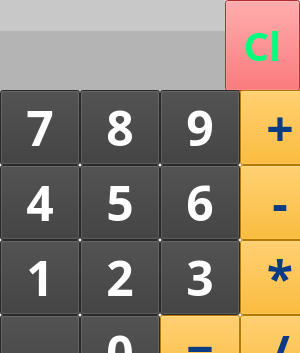
<?xml version="1.0" encoding="UTF-8"?>
<ui version="4.0">
 <class>MainWindow</class>
 <widget class="QMainWindow" name="MainWindow">
  <property name="geometry">
   <rect>
    <x>0</x>
    <y>0</y>
    <width>300</width>
    <height>353</height>
   </rect>
  </property>
  <property name="sizePolicy">
   <sizepolicy hsizetype="Preferred" vsizetype="Preferred">
    <horstretch>0</horstretch>
    <verstretch>0</verstretch>
   </sizepolicy>
  </property>
  <property name="minimumSize">
   <size>
    <width>300</width>
    <height>353</height>
   </size>
  </property>
  <property name="maximumSize">
   <size>
    <width>300</width>
    <height>353</height>
   </size>
  </property>
  <property name="font">
   <font>
    <family>Bahnschrift SemiLight</family>
    <pointsize>22</pointsize>
   </font>
  </property>
  <property name="windowTitle">
   <string>Calculator</string>
  </property>
  <property name="styleSheet">
   <string notr="true"/>
  </property>
  <property name="locale">
   <locale language="English" country="UnitedStates"/>
  </property>
  <widget class="QWidget" name="centralwidget">
   <widget class="QLabel" name="l1">
    <property name="geometry">
     <rect>
      <x>0</x>
      <y>30</y>
      <width>225</width>
      <height>61</height>
     </rect>
    </property>
    <property name="font">
     <font>
      <family>Bahnschrift SemiLight</family>
      <pointsize>22</pointsize>
     </font>
    </property>
    <property name="styleSheet">
     <string notr="true">background-color: rgb(180, 180, 180);border-color: rgb(0, 0, 0);</string>
    </property>
    <property name="text">
     <string/>
    </property>
    <property name="alignment">
     <set>Qt::AlignRight|Qt::AlignTrailing|Qt::AlignVCenter</set>
    </property>
   </widget>
   <widget class="QLabel" name="l2">
    <property name="geometry">
     <rect>
      <x>0</x>
      <y>0</y>
      <width>225</width>
      <height>31</height>
     </rect>
    </property>
    <property name="font">
     <font>
      <family>Bahnschrift SemiLight</family>
      <pointsize>15</pointsize>
     </font>
    </property>
    <property name="styleSheet">
     <string notr="true">background-color: rgb(200, 200, 200);</string>
    </property>
    <property name="frameShadow">
     <enum>QFrame::Plain</enum>
    </property>
    <property name="text">
     <string/>
    </property>
    <property name="alignment">
     <set>Qt::AlignBottom|Qt::AlignRight|Qt::AlignTrailing</set>
    </property>
   </widget>
   <widget class="QPushButton" name="bcl">
    <property name="geometry">
     <rect>
      <x>225</x>
      <y>0</y>
      <width>75</width>
      <height>91</height>
     </rect>
    </property>
    <property name="font">
     <font>
      <pointsize>30</pointsize>
      <weight>75</weight>
      <bold>true</bold>
     </font>
    </property>
    <property name="styleSheet">
     <string notr="true">background-color: rgb(255, 61, 64);color: rgb(0, 255, 127);</string>
    </property>
    <property name="text">
     <string>Cl</string>
    </property>
   </widget>
   <widget class="QWidget" name="gridLayoutWidget">
    <property name="geometry">
     <rect>
      <x>0</x>
      <y>90</y>
      <width>341</width>
      <height>291</height>
     </rect>
    </property>
    <layout class="QGridLayout" name="gridLayout">
     <property name="sizeConstraint">
      <enum>QLayout::SetFixedSize</enum>
     </property>
     <property name="spacing">
      <number>0</number>
     </property>
     <item row="2" column="3">
      <widget class="QPushButton" name="b3">
       <property name="sizePolicy">
        <sizepolicy hsizetype="Maximum" vsizetype="Maximum">
         <horstretch>0</horstretch>
         <verstretch>0</verstretch>
        </sizepolicy>
       </property>
       <property name="font">
        <font>
         <family>Bahnschrift SemiLight</family>
         <pointsize>36</pointsize>
         <weight>75</weight>
         <bold>true</bold>
        </font>
       </property>
       <property name="styleSheet">
        <string notr="true">color :  rgb(255, 255, 255);background-color : rgb(58, 58, 58)</string>
       </property>
       <property name="text">
        <string>3</string>
       </property>
      </widget>
     </item>
     <item row="2" column="4">
      <widget class="QPushButton" name="bmul">
       <property name="sizePolicy">
        <sizepolicy hsizetype="Maximum" vsizetype="Maximum">
         <horstretch>0</horstretch>
         <verstretch>0</verstretch>
        </sizepolicy>
       </property>
       <property name="font">
        <font>
         <family>Bahnschrift SemiLight</family>
         <pointsize>36</pointsize>
         <weight>75</weight>
         <bold>true</bold>
        </font>
       </property>
       <property name="autoFillBackground">
        <bool>false</bool>
       </property>
       <property name="styleSheet">
        <string notr="true">background-color: rgb(255, 170, 0);color: rgb(9, 58, 132);</string>
       </property>
       <property name="text">
        <string>*</string>
       </property>
      </widget>
     </item>
     <item row="0" column="0">
      <widget class="QPushButton" name="b7">
       <property name="sizePolicy">
        <sizepolicy hsizetype="Maximum" vsizetype="Maximum">
         <horstretch>0</horstretch>
         <verstretch>0</verstretch>
        </sizepolicy>
       </property>
       <property name="font">
        <font>
         <family>Bahnschrift SemiLight</family>
         <pointsize>36</pointsize>
         <weight>75</weight>
         <bold>true</bold>
        </font>
       </property>
       <property name="styleSheet">
        <string notr="true">color :  rgb(255, 255, 255);background-color : rgb(58, 58, 58);selection-background-color: rgb(0, 170, 255);selection-color: rgb(0, 120, 215);</string>
       </property>
       <property name="text">
        <string>7</string>
       </property>
      </widget>
     </item>
     <item row="1" column="0">
      <widget class="QPushButton" name="b4">
       <property name="sizePolicy">
        <sizepolicy hsizetype="Maximum" vsizetype="Maximum">
         <horstretch>0</horstretch>
         <verstretch>0</verstretch>
        </sizepolicy>
       </property>
       <property name="font">
        <font>
         <family>Bahnschrift SemiLight</family>
         <pointsize>36</pointsize>
         <weight>75</weight>
         <bold>true</bold>
        </font>
       </property>
       <property name="styleSheet">
        <string notr="true">color :  rgb(255, 255, 255);background-color : rgb(58, 58, 58)</string>
       </property>
       <property name="text">
        <string>4</string>
       </property>
      </widget>
     </item>
     <item row="0" column="3">
      <widget class="QPushButton" name="b9">
       <property name="sizePolicy">
        <sizepolicy hsizetype="Maximum" vsizetype="Maximum">
         <horstretch>0</horstretch>
         <verstretch>0</verstretch>
        </sizepolicy>
       </property>
       <property name="font">
        <font>
         <family>Bahnschrift SemiLight</family>
         <pointsize>36</pointsize>
         <weight>75</weight>
         <bold>true</bold>
        </font>
       </property>
       <property name="styleSheet">
        <string notr="true">color :  rgb(255, 255, 255);background-color : rgb(58, 58, 58)</string>
       </property>
       <property name="text">
        <string>9</string>
       </property>
      </widget>
     </item>
     <item row="2" column="1">
      <widget class="QPushButton" name="b2">
       <property name="sizePolicy">
        <sizepolicy hsizetype="Maximum" vsizetype="Maximum">
         <horstretch>0</horstretch>
         <verstretch>0</verstretch>
        </sizepolicy>
       </property>
       <property name="font">
        <font>
         <family>Bahnschrift SemiLight</family>
         <pointsize>36</pointsize>
         <weight>75</weight>
         <bold>true</bold>
        </font>
       </property>
       <property name="styleSheet">
        <string notr="true">color :  rgb(255, 255, 255);background-color : rgb(58, 58, 58)</string>
       </property>
       <property name="text">
        <string>2</string>
       </property>
      </widget>
     </item>
     <item row="3" column="3">
      <widget class="QPushButton" name="beq">
       <property name="sizePolicy">
        <sizepolicy hsizetype="Maximum" vsizetype="Maximum">
         <horstretch>0</horstretch>
         <verstretch>0</verstretch>
        </sizepolicy>
       </property>
       <property name="palette">
        <palette>
         <active>
          <colorrole role="WindowText">
           <brush brushstyle="SolidPattern">
            <color alpha="255">
             <red>9</red>
             <green>58</green>
             <blue>132</blue>
            </color>
           </brush>
          </colorrole>
          <colorrole role="Button">
           <brush brushstyle="SolidPattern">
            <color alpha="255">
             <red>255</red>
             <green>170</green>
             <blue>0</blue>
            </color>
           </brush>
          </colorrole>
          <colorrole role="Text">
           <brush brushstyle="SolidPattern">
            <color alpha="255">
             <red>9</red>
             <green>58</green>
             <blue>132</blue>
            </color>
           </brush>
          </colorrole>
          <colorrole role="ButtonText">
           <brush brushstyle="SolidPattern">
            <color alpha="255">
             <red>9</red>
             <green>58</green>
             <blue>132</blue>
            </color>
           </brush>
          </colorrole>
          <colorrole role="Base">
           <brush brushstyle="SolidPattern">
            <color alpha="255">
             <red>255</red>
             <green>170</green>
             <blue>0</blue>
            </color>
           </brush>
          </colorrole>
          <colorrole role="Window">
           <brush brushstyle="SolidPattern">
            <color alpha="255">
             <red>255</red>
             <green>170</green>
             <blue>0</blue>
            </color>
           </brush>
          </colorrole>
          <colorrole role="PlaceholderText">
           <brush brushstyle="NoBrush">
            <color alpha="128">
             <red>9</red>
             <green>58</green>
             <blue>132</blue>
            </color>
           </brush>
          </colorrole>
         </active>
         <inactive>
          <colorrole role="WindowText">
           <brush brushstyle="SolidPattern">
            <color alpha="255">
             <red>9</red>
             <green>58</green>
             <blue>132</blue>
            </color>
           </brush>
          </colorrole>
          <colorrole role="Button">
           <brush brushstyle="SolidPattern">
            <color alpha="255">
             <red>255</red>
             <green>170</green>
             <blue>0</blue>
            </color>
           </brush>
          </colorrole>
          <colorrole role="Text">
           <brush brushstyle="SolidPattern">
            <color alpha="255">
             <red>9</red>
             <green>58</green>
             <blue>132</blue>
            </color>
           </brush>
          </colorrole>
          <colorrole role="ButtonText">
           <brush brushstyle="SolidPattern">
            <color alpha="255">
             <red>9</red>
             <green>58</green>
             <blue>132</blue>
            </color>
           </brush>
          </colorrole>
          <colorrole role="Base">
           <brush brushstyle="SolidPattern">
            <color alpha="255">
             <red>255</red>
             <green>170</green>
             <blue>0</blue>
            </color>
           </brush>
          </colorrole>
          <colorrole role="Window">
           <brush brushstyle="SolidPattern">
            <color alpha="255">
             <red>255</red>
             <green>170</green>
             <blue>0</blue>
            </color>
           </brush>
          </colorrole>
          <colorrole role="PlaceholderText">
           <brush brushstyle="NoBrush">
            <color alpha="128">
             <red>9</red>
             <green>58</green>
             <blue>132</blue>
            </color>
           </brush>
          </colorrole>
         </inactive>
         <disabled>
          <colorrole role="WindowText">
           <brush brushstyle="SolidPattern">
            <color alpha="255">
             <red>9</red>
             <green>58</green>
             <blue>132</blue>
            </color>
           </brush>
          </colorrole>
          <colorrole role="Button">
           <brush brushstyle="SolidPattern">
            <color alpha="255">
             <red>255</red>
             <green>170</green>
             <blue>0</blue>
            </color>
           </brush>
          </colorrole>
          <colorrole role="Text">
           <brush brushstyle="SolidPattern">
            <color alpha="255">
             <red>9</red>
             <green>58</green>
             <blue>132</blue>
            </color>
           </brush>
          </colorrole>
          <colorrole role="ButtonText">
           <brush brushstyle="SolidPattern">
            <color alpha="255">
             <red>9</red>
             <green>58</green>
             <blue>132</blue>
            </color>
           </brush>
          </colorrole>
          <colorrole role="Base">
           <brush brushstyle="SolidPattern">
            <color alpha="255">
             <red>255</red>
             <green>170</green>
             <blue>0</blue>
            </color>
           </brush>
          </colorrole>
          <colorrole role="Window">
           <brush brushstyle="SolidPattern">
            <color alpha="255">
             <red>255</red>
             <green>170</green>
             <blue>0</blue>
            </color>
           </brush>
          </colorrole>
          <colorrole role="PlaceholderText">
           <brush brushstyle="NoBrush">
            <color alpha="128">
             <red>9</red>
             <green>58</green>
             <blue>132</blue>
            </color>
           </brush>
          </colorrole>
         </disabled>
        </palette>
       </property>
       <property name="font">
        <font>
         <family>Bahnschrift SemiLight</family>
         <pointsize>36</pointsize>
         <weight>75</weight>
         <bold>true</bold>
        </font>
       </property>
       <property name="styleSheet">
        <string notr="true">background-color: rgb(255, 170, 0);color: rgb(9, 58, 132);</string>
       </property>
       <property name="text">
        <string>=</string>
       </property>
      </widget>
     </item>
     <item row="1" column="4">
      <widget class="QPushButton" name="bminus">
       <property name="sizePolicy">
        <sizepolicy hsizetype="Maximum" vsizetype="Maximum">
         <horstretch>0</horstretch>
         <verstretch>0</verstretch>
        </sizepolicy>
       </property>
       <property name="font">
        <font>
         <family>Bahnschrift SemiLight</family>
         <pointsize>36</pointsize>
         <weight>75</weight>
         <bold>true</bold>
        </font>
       </property>
       <property name="styleSheet">
        <string notr="true">background-color: rgb(255, 170, 0);color: rgb(9, 58, 132);</string>
       </property>
       <property name="text">
        <string>-</string>
       </property>
      </widget>
     </item>
     <item row="0" column="1">
      <widget class="QPushButton" name="b8">
       <property name="sizePolicy">
        <sizepolicy hsizetype="Maximum" vsizetype="Maximum">
         <horstretch>0</horstretch>
         <verstretch>0</verstretch>
        </sizepolicy>
       </property>
       <property name="font">
        <font>
         <family>Bahnschrift SemiLight</family>
         <pointsize>36</pointsize>
         <weight>75</weight>
         <bold>true</bold>
        </font>
       </property>
       <property name="styleSheet">
        <string notr="true">color :  rgb(255, 255, 255);background-color : rgb(58, 58, 58)</string>
       </property>
       <property name="text">
        <string>8</string>
       </property>
      </widget>
     </item>
     <item row="3" column="4">
      <widget class="QPushButton" name="bdiv">
       <property name="sizePolicy">
        <sizepolicy hsizetype="Maximum" vsizetype="Maximum">
         <horstretch>0</horstretch>
         <verstretch>0</verstretch>
        </sizepolicy>
       </property>
       <property name="font">
        <font>
         <family>Bahnschrift SemiLight</family>
         <pointsize>36</pointsize>
         <weight>75</weight>
         <bold>true</bold>
        </font>
       </property>
       <property name="styleSheet">
        <string notr="true">background-color: rgb(255, 170, 0);color: rgb(9, 58, 132);</string>
       </property>
       <property name="text">
        <string>/</string>
       </property>
       <property name="iconSize">
        <size>
         <width>16</width>
         <height>16</height>
        </size>
       </property>
       <property name="autoDefault">
        <bool>false</bool>
       </property>
       <property name="default">
        <bool>false</bool>
       </property>
       <property name="flat">
        <bool>false</bool>
       </property>
      </widget>
     </item>
     <item row="1" column="3">
      <widget class="QPushButton" name="b6">
       <property name="sizePolicy">
        <sizepolicy hsizetype="Maximum" vsizetype="Maximum">
         <horstretch>0</horstretch>
         <verstretch>0</verstretch>
        </sizepolicy>
       </property>
       <property name="font">
        <font>
         <family>Bahnschrift SemiLight</family>
         <pointsize>36</pointsize>
         <weight>75</weight>
         <bold>true</bold>
        </font>
       </property>
       <property name="styleSheet">
        <string notr="true">color :  rgb(255, 255, 255);background-color : rgb(58, 58, 58)</string>
       </property>
       <property name="text">
        <string>6</string>
       </property>
      </widget>
     </item>
     <item row="2" column="0">
      <widget class="QPushButton" name="b1">
       <property name="sizePolicy">
        <sizepolicy hsizetype="Maximum" vsizetype="Maximum">
         <horstretch>0</horstretch>
         <verstretch>0</verstretch>
        </sizepolicy>
       </property>
       <property name="font">
        <font>
         <family>Bahnschrift SemiLight</family>
         <pointsize>36</pointsize>
         <weight>75</weight>
         <bold>true</bold>
        </font>
       </property>
       <property name="styleSheet">
        <string notr="true">color :  rgb(255, 255, 255);background-color : rgb(58, 58, 58)</string>
       </property>
       <property name="text">
        <string>1</string>
       </property>
      </widget>
     </item>
     <item row="3" column="1">
      <widget class="QPushButton" name="b0">
       <property name="sizePolicy">
        <sizepolicy hsizetype="Maximum" vsizetype="Maximum">
         <horstretch>0</horstretch>
         <verstretch>0</verstretch>
        </sizepolicy>
       </property>
       <property name="font">
        <font>
         <family>Bahnschrift SemiLight</family>
         <pointsize>36</pointsize>
         <weight>75</weight>
         <bold>true</bold>
        </font>
       </property>
       <property name="styleSheet">
        <string notr="true">color :  rgb(255, 255, 255);background-color : rgb(58, 58, 58)</string>
       </property>
       <property name="text">
        <string>0</string>
       </property>
      </widget>
     </item>
     <item row="1" column="1">
      <widget class="QPushButton" name="b5">
       <property name="sizePolicy">
        <sizepolicy hsizetype="Maximum" vsizetype="Maximum">
         <horstretch>0</horstretch>
         <verstretch>0</verstretch>
        </sizepolicy>
       </property>
       <property name="font">
        <font>
         <family>Bahnschrift SemiLight</family>
         <pointsize>36</pointsize>
         <weight>75</weight>
         <bold>true</bold>
        </font>
       </property>
       <property name="styleSheet">
        <string notr="true">color :  rgb(255, 255, 255);background-color : rgb(58, 58, 58)</string>
       </property>
       <property name="text">
        <string>5</string>
       </property>
      </widget>
     </item>
     <item row="0" column="4">
      <widget class="QPushButton" name="bplus">
       <property name="sizePolicy">
        <sizepolicy hsizetype="Maximum" vsizetype="Maximum">
         <horstretch>0</horstretch>
         <verstretch>0</verstretch>
        </sizepolicy>
       </property>
       <property name="font">
        <font>
         <family>Bahnschrift SemiLight</family>
         <pointsize>36</pointsize>
         <weight>75</weight>
         <bold>true</bold>
        </font>
       </property>
       <property name="styleSheet">
        <string notr="true">background-color: rgb(255, 170, 0);color: rgb(9, 58, 132);</string>
       </property>
       <property name="text">
        <string>+</string>
       </property>
      </widget>
     </item>
     <item row="3" column="0">
      <widget class="QPushButton" name="bdot">
       <property name="sizePolicy">
        <sizepolicy hsizetype="Maximum" vsizetype="Maximum">
         <horstretch>0</horstretch>
         <verstretch>0</verstretch>
        </sizepolicy>
       </property>
       <property name="font">
        <font>
         <family>Bahnschrift SemiLight</family>
         <pointsize>36</pointsize>
         <weight>75</weight>
         <bold>true</bold>
        </font>
       </property>
       <property name="styleSheet">
        <string notr="true">color :  rgb(255, 255, 255);background-color : rgb(58, 58, 58)</string>
       </property>
       <property name="text">
        <string>.</string>
       </property>
      </widget>
     </item>
    </layout>
   </widget>
  </widget>
 </widget>
 <resources/>
 <connections/>
</ui>
